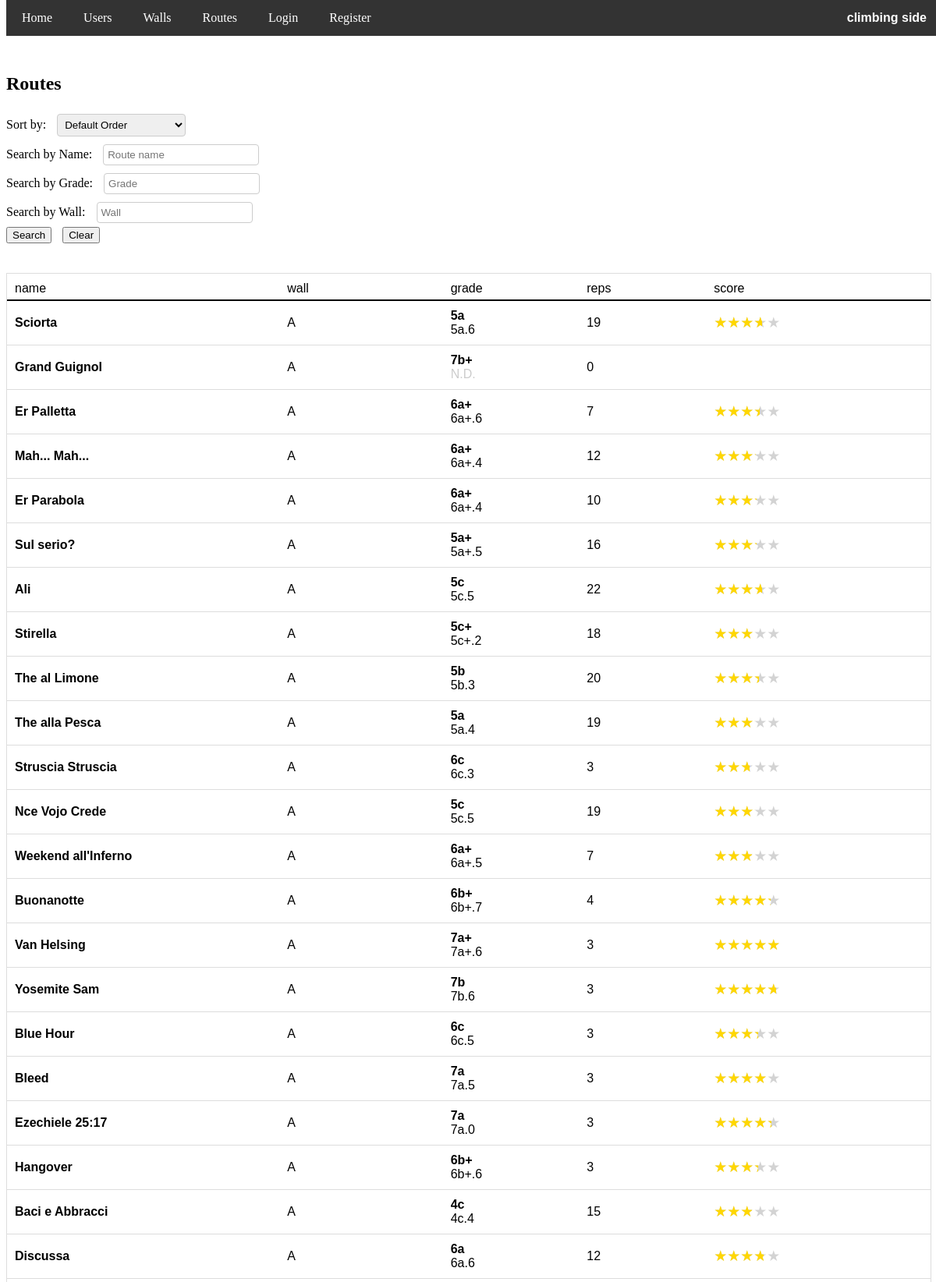
/routes (upper part), run on the app's committed database.
### app/models.py (models this page shows, shortened)
class Route(db.Model):
    id = db.Column(db.Integer, primary_key=True)
    name = db.Column(db.String(100), nullable=False)
    grade = db.Column(db.String(3), nullable=False)
    wall_id = db.Column(db.Integer, db.ForeignKey('wall.id'), nullable=False)
    image_file = db.Column(db.String(255), nullable=True)

### app/routes.py (the view)
@routes.route('/routes')
def routes_list():
    search_name = request.args.get('search_name', '').strip()
    search_grade = request.args.get('search_grade', '').strip()
    search_wall = request.args.get('search_wall', '').strip()
    sort_order = request.args.get('sort', 'default')
    base_query = db.session.query(
        Route,
        func.count(user_route.c.route_id).label('repetitions'),
        func.coalesce(func.avg(user_route.c.score), 0).label('avg_score'),
        func.coalesce(func.avg(user_route.c.proposed_grade), -1).label('avg_proposed_grade')
    ).outerjoin(user_route, Route.id == user_route.c.route_id) \
     .join(Wall, Route.wall_id == Wall.id) \
     .group_by(Route.id)
    if search_name:
        base_query = base_query.filter(
            Route.name.ilike(f"{search_name}%") |
            Route.name.ilike(f"% {search_name}%")
            )
    if search_grade:
        base_query = base_query.filter(Route.grade == search_grade)
    if search_wall:
        base_query = base_query.filter(Wall.name  == search_wall)
    if sort_order == 'asc':
        routes = base_query.order_by(Route.grade).all()
    elif sort_order == 'desc':
        routes = base_query.order_by(desc(Route.grade)).all()
    elif sort_order == 'repetitions':
        routes = base_query.order_by(func.count(user_route.c.route_id).desc()).all()
    elif sort_order == 'avg_score':
        routes = base_query.order_by(func.coalesce(func.avg(user_route.c.score), 0).desc()).all()
    elif sort_order == 'alph':
        routes = base_query.order_by(func.lower(Route.name)).all()
    else:
        routes = base_query.order_by(Route.id).all()
    routes_list = []
    for route, repetitions, avg_score, avg_proposed_grade in routes:
        user_has_done = False
        if current_user.is_authenticated:
            user_has_done = db.session.query(user_route).filter_by(
                user_id=current_user.id,
                route_id=route.id
            ).count() > 0
        route_data = {
            'id': route.id,
            'name': route.name,
            'wall_id': route.wall_id,
            'wall': route.wall.name,
            'grade': route.grade,
            'repetitions': repetitions,
            'avg_score': avg_score,
            'avg_proposed_grade': display_grade_backend(avg_proposed_grade),
            'done': user_has_done
        }
        routes_list.append(route_data)
    allroutes = Route.query.all()
    nroutes=len(allroutes)
    grades = [route.grade for route in allroutes]
    french_grades = [
    "4a", "4a+", "4b", "4b+", "4c", "4c+",
    "5a", "5a+", "5b", "5b+", "5c", "5c+",
    "6a", "6a+", "6b", "6b+", "6c", "6c+",
    "7a", "7a+", "7b", "7b+", "7c", "7c+",
    "8a", "8a+", "8b", "8b+", "8c", "8c+",
    "9a", "9a+", "9b", "9b+", "9c"
    ]
    grade_frequencies = dict(Counter(grades))
    grade_distribution = {grade: grade_frequencies.get(grade, 0) for grade in french_grades}
    return render_template('routes/routes_list.html', routes=routes_list, sort_order=sort_order, grade_distribution=grade_distribution, nroutes=nroutes, search_name=search_name, search_grade=search_grade, search_wall=search_wall)

### app/templates/routes/routes_list.html (shortened to what this page needs)
<!DOCTYPE html>
<html lang="en">
<head>
    <link rel="stylesheet" href="{{ url_for('static', filename='styles.css') }}">
</head>
<body>
    {% if current_user.is_authenticated %}
        <div class="navbar" id="myNavbar">
            <span class="navbar-right"><b>climbing side</b></span>
            <a href="{{ url_for('home.homepage') }}">Home</a>
            <a href="{{ url_for('users.users_list') }}">Users</a>
            <a href="{{ url_for('routes.walls_list') }}">Walls</a>
            <a href="{{ url_for('routes.routes_list') }}">Routes</a>
            <a href="{{ url_for('users.user_page', user_id=current_user.id) }}">Profile</a>
            <a href="{{ url_for('users.logout') }}" onclick="return confirmLogout()" >Logout</a>
            <a href="javascript:void(0);" class="icon" onclick="toggleMenu()">&#9776;</a>
        </div>
    {% else %}
        <div class="navbar" id="myNavbar">
            <span class="navbar-right"><b>climbing side</b></span>
            <a href="{{ url_for('home.homepage') }}">Home</a>
            <a href="{{ url_for('users.users_list') }}">Users</a>
            <a href="{{ url_for('routes.walls_list') }}">Walls</a>
            <a href="{{ url_for('routes.routes_list') }}">Routes</a>
            <a href="{{ url_for('users.login') }}" >Login</a>
            <a href="{{ url_for('users.register') }}" >Register</a>
        </div>
    {% endif %}
    <br>
    <br>
    <div class="content">
    <h2>Routes</h2>
    <div>
        <form method="GET" action="{{ url_for('routes.routes_list') }}" style="margin-bottom: 20px;">
            <label for="sort">Sort by:</label>
            <select id="sort" name="sort" onchange="this.form.submit();">
                <option value="default" {% if sort_order == 'default' %}selected{% endif %}>Default Order</option>
            </select>
            <br>
            <label for="search_name">Search by Name:</label>
            <input type="text" class="input-field" id="search_name" name="search_name" value="{{ search_name }}" placeholder="Route name">
            <br>
            <label for="search_grade">Search by Grade:</label>
            <input type="text" class="input-field" id="search_grade" name="search_grade" value="{{ search_grade }}" placeholder="Grade">
            <br>
            <label for="search_grade">Search by Wall:</label>
            <input type="text" class="input-field" id="search_wall" name="search_wall" value="{{ search_wall }}" placeholder="Wall">
            <br>
            <button type="submit" >Search</button>
            <button type="submit" style="margin-left: 10px;"><a href="{{ url_for('routes.routes_list') }}" style="text-decoration: none; color: black" >Clear</a></button>
        </form>
    </div>
    <br>
    {% if routes %}
        <div class="table" style="font-family: Verdana, sans-serif;">
            <div class="row" style="border-bottom: 2px solid black; padding-bottom: 5px;">
                <span style="flex-basis: 28%;"> name </span>
                <span style="flex-basis: 2%;"> </span>
                <span style="flex-basis: 18%;"> wall </span>
                <span style="flex-basis: 15%;"> grade </span>
                <span style="flex-basis: 14%;"> reps </span>
                <span style="flex-basis: 23%;"> score </span>
            </div>
            {% for route in routes %}
                <div class="row" style = "display: flex; align-items: center; {% if route.done %} background-color: rgba(255, 240, 0, 0.4); {% endif %} ">
                    <a href="{{ url_for('routes.route_page', route_id=route.id) }}" class="link6" style="flex-basis: 28%; overflow-wrap: anywhere; word-break: normal;"><strong>{{ route.name }} </strong></a>
                    <a href="{{ url_for('routes.wall_page', wall_id=route.wall_id) }}" class="link6" style="flex-basis: 18%; font-weight: normal;">{{ route.wall }} </a>
                    <span style="flex-basis: 15%;"> <strong>{{ route.grade }}</strong> <br> <normal style="color: {{ '#ccc' if route.avg_proposed_grade=='N.D.' else 'black' }};">{{ route.avg_proposed_grade }}</normal> </span>
                    <span style="flex-basis: 14%;"> {{ route.repetitions }} </span>
                    {% if route.avg_score != 0 %}
                        <span style="flex-basis: 23%;"> <span id="{{ route.id}}" class="star-container" style="--filled-star-width: {{route.avg_score *100/5}}%">★★★★★</span> </span>
                    {% else %}
                        <span style="flex-basis: 23%;"> </span>
                    {% endif %}
                </div>
            {% endfor %}
        </div>
    {% else %}
        <p>No Routes found.</p>
    {% endif %}
    <br>
    <br>
    <br>
    <br>
    <br>
    <br>
    <br>
    <br>
    <br>
    <br>
    <br>
    </div>
</body>
</html>

### app/static/styles.css (style rules this page uses)
.link6 { color: black; font-weight: bold; text-decoration: none; }
.navbar { background-color: #333; overflow: hidden; position: fixed; top: 0; width: 100%; z-index: 9999; }
.navbar a { float: left; display: block; color: white; text-align: center; padding: 14px 20px; text-decoration: none; }
.navbar-right { float: right; color: white; padding: 14px 20px; text-align: center; font-family: Verdana, sans-serif; }
.content { padding-top: 30px; }
.star-container { position: relative; display: inline-block; font-size: 19px; color: lightgray; }
.star-container::before { content: '★★★★★'; position: absolute; top: 0; left: 0; width: var(--filled-star-width, 0%); color: gold; overflow: hidden; }

### app/templates/routes/routes_list.html (style rules this page uses)
.table { display: flex; flex-direction: column; width: 100%; border: 1px solid #ddd; }
.row { display: flex; padding: 10px; border-bottom: 1px solid #ddd; }
.row a { flex-basis: 25%; }
.row span { flex-basis: 20%; text-align: left; }
.input-field { width: 200px; padding: 5px; margin: 5px 10px 5px 0; border: 1px solid #ccc; border-radius: 4px; box-sizing: border-box; }
form { align-items: center; }
label { margin-right: 10px; margin-bottom: 5px; }
select { margin: 5px 10px 5px 0; padding: 5px; border: 1px solid #ccc; border-radius: 4px; box-sizing: border-box; }

### data on the page
Route: name "Sciorta", wall "A", grade "5a", avg_proposed_grade "5a.6", repetitions "19", {{ route.avg_score *100/5 }} 72.63157894736842 (drawn)
Route: name "Grand Guignol", wall "A", grade "7b+", avg_proposed_grade "N.D.", repetitions "0"
Route: name "Er Palletta", wall "A", grade "6a+", avg_proposed_grade "6a+.6", repetitions "7", {{ route.avg_score *100/5 }} 68.57142857142857 (drawn)
Route: name "Mah... Mah...", wall "A", grade "6a+", avg_proposed_grade "6a+.4", repetitions "12", {{ route.avg_score *100/5 }} 63.33333333333333 (drawn)
Route: name "Er Parabola", wall "A", grade "6a+", avg_proposed_grade "6a+.4", repetitions "10", {{ route.avg_score *100/5 }} 64.0 (drawn)
Route: name "Sul serio?", wall "A", grade "5a+", avg_proposed_grade "5a+.5", repetitions "16", {{ route.id }} 6 (drawn)
Route: name "Ali", wall "A", grade "5c", avg_proposed_grade "5c.5", repetitions "22", {{ route.id }} 7 (drawn)
Route: name "Stirella", wall "A", grade "5c+", avg_proposed_grade "5c+.2", repetitions "18", {{ route.avg_score *100/5 }} 58.88888888888889 (drawn)
Route: name "The al Limone", wall "A", grade "5b", avg_proposed_grade "5b.3", repetitions "20", {{ route.avg_score *100/5 }} 68.0 (drawn)
Route: name "The alla Pesca", wall "A", grade "5a", avg_proposed_grade "5a.4", repetitions "19", {{ route.avg_score *100/5 }} 62.10526315789474 (drawn)
Route: name "Struscia Struscia", wall "A", grade "6c", avg_proposed_grade "6c.3", repetitions "3", {{ route.avg_score *100/5 }} 53.33333333333333 (drawn)
Route: name "Nce Vojo Crede", wall "A", grade "5c", avg_proposed_grade "5c.5", repetitions "19", {{ route.avg_score *100/5 }} 62.10526315789474 (drawn)
Route: name "Weekend all'Inferno", wall "A", grade "6a+", avg_proposed_grade "6a+.5", repetitions "7", {{ route.avg_score *100/5 }} 57.142857142857146 (drawn)
Route: name "Buonanotte", wall "A", grade "6b+", avg_proposed_grade "6b+.7", repetitions "4", {{ route.avg_score *100/5 }} 85.0 (drawn)
Route: name "Van Helsing", wall "A", grade "7a+", avg_proposed_grade "7a+.6", repetitions "3", {{ route.avg_score *100/5 }} 100.0 (drawn)
Route: name "Yosemite Sam", wall "A", grade "7b", avg_proposed_grade "7b.6", repetitions "3", {{ route.avg_score *100/5 }} 93.33333333333334 (drawn)
Route: name "Blue Hour", wall "A", grade "6c", avg_proposed_grade "6c.5", repetitions "3", {{ route.avg_score *100/5 }} 66.66666666666667 (drawn)
Route: name "Bleed", wall "A", grade "7a", avg_proposed_grade "7a.5", repetitions "3", {{ route.avg_score *100/5 }} 80.0 (drawn)
Route: name "Ezechiele 25:17", wall "A", grade "7a", avg_proposed_grade "7a.0", repetitions "3", {{ route.avg_score *100/5 }} 86.66666666666666 (drawn)
Route: name "Hangover", wall "A", grade "6b+", avg_proposed_grade "6b+.6", repetitions "3", {{ route.avg_score *100/5 }} 66.66666666666667 (drawn)
Route: name "Baci e Abbracci", wall "A", grade "4c", avg_proposed_grade "4c.4", repetitions "15", {{ route.avg_score *100/5 }} 57.333333333333336 (drawn)
Route: name "Discussa", wall "A", grade "6a", avg_proposed_grade "6a.6", repetitions "12", {{ route.avg_score *100/5 }} 75.0 (drawn)
